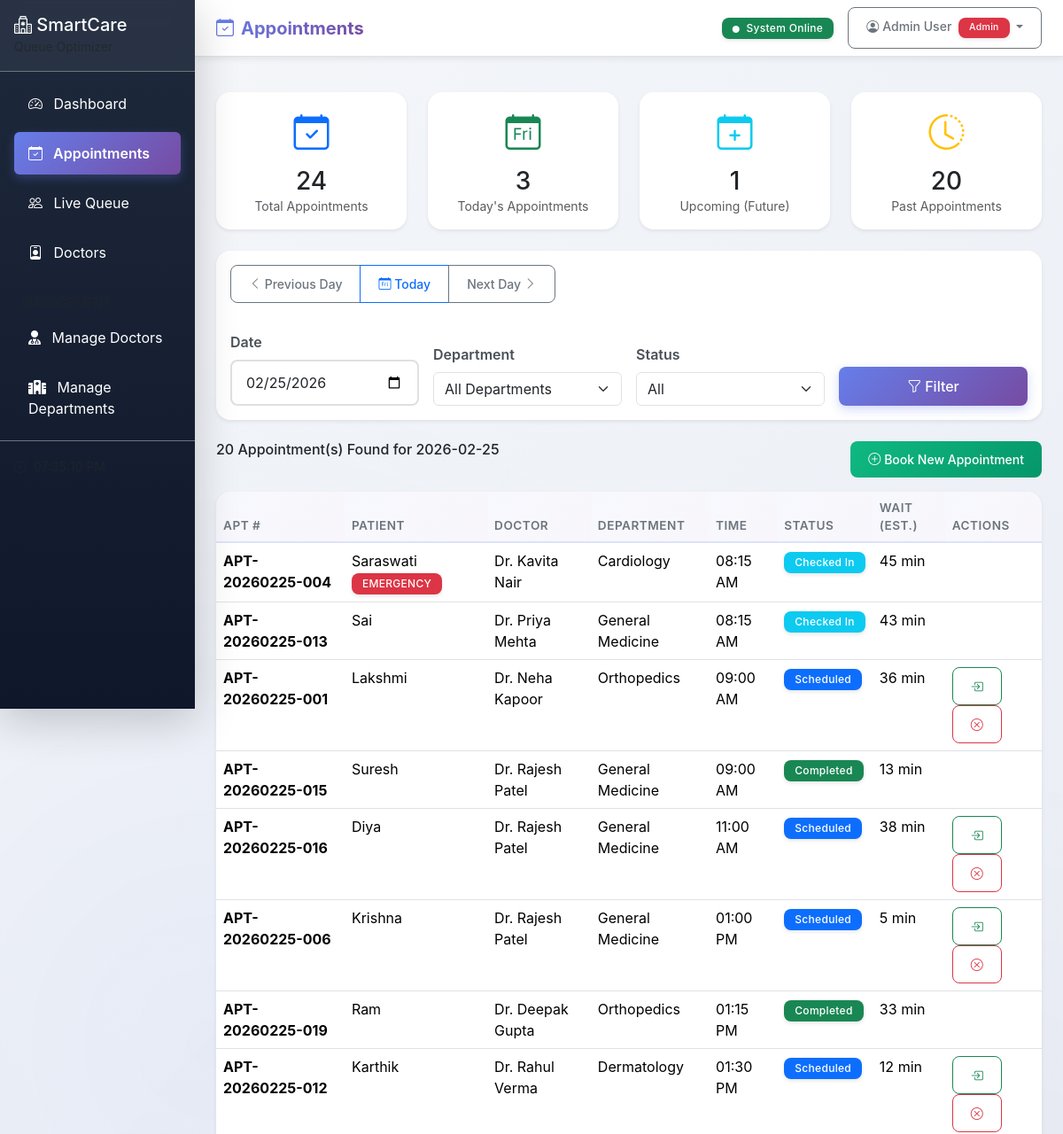
Before: /admin/appointments/?date=2026-02-25 (signed in, upper part) with the older database file.
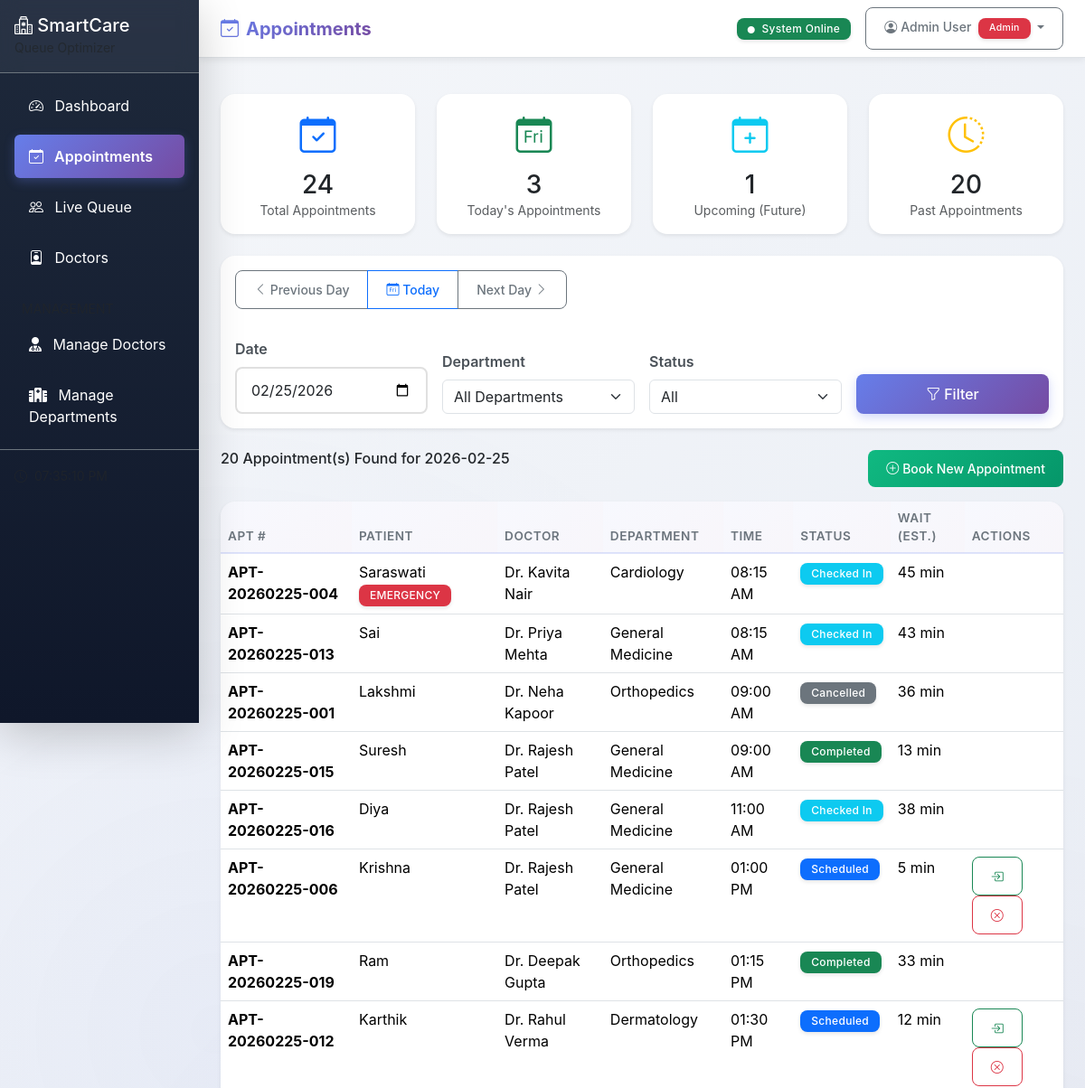
After: the same page with the newer database file.
### app/models/models.py (models this page shows, shortened)
class Appointment(db.Model):
    __tablename__ = "appointments"
    id = db.Column(db.Integer, primary_key=True)
    appointment_number = db.Column(db.String(20), unique=True, nullable=False)
    patient_id = db.Column(db.Integer, db.ForeignKey("patients.id"), nullable=False)
    doctor_id = db.Column(db.Integer, db.ForeignKey("doctors.id"), nullable=False)
    department_id = db.Column(db.Integer, db.ForeignKey("departments.id"), nullable=False)
    appointment_date = db.Column(db.Date, nullable=False)
    appointment_time = db.Column(db.Time, nullable=False)
    slot_end_time = db.Column(db.Time, nullable=False)
    status = db.Column(
        db.String(20), default="scheduled"
    )  # scheduled, checked_in, in_progress, completed, cancelled, no_show
    priority_score = db.Column(db.Float, default=0.0)
    estimated_wait_min = db.Column(db.Integer, default=0)
    actual_wait_min = db.Column(db.Integer, nullable=True)
    symptoms = db.Column(db.Text, default="")
    notes = db.Column(db.Text, default="")
    created_at = db.Column(db.DateTime, default=datetime.utcnow)
    checked_in_at = db.Column(db.DateTime, nullable=True)
    completed_at = db.Column(db.DateTime, nullable=True)

class Patient(db.Model):
    __tablename__ = "patients"
    id = db.Column(db.Integer, primary_key=True)
    patient_id = db.Column(db.String(20), unique=True, nullable=False)   # e.g. P-20240101-001
    name = db.Column(db.String(150), nullable=False)
    age = db.Column(db.Integer, nullable=False)
    gender = db.Column(db.String(10), nullable=False)
    phone = db.Column(db.String(15))
    email = db.Column(db.String(120))
    blood_group = db.Column(db.String(5))
    medical_history = db.Column(db.Text, default="")
    is_emergency = db.Column(db.Boolean, default=False)
    registered_at = db.Column(db.DateTime, default=datetime.utcnow)
    appointments = db.relationship("Appointment", backref="patient", lazy="dynamic")
    queue_entries = db.relationship("QueueEntry", backref="patient", lazy="dynamic")

class Doctor(db.Model):
    __tablename__ = "doctors"
    id = db.Column(db.Integer, primary_key=True)
    name = db.Column(db.String(150), nullable=False)
    specialization = db.Column(db.String(100), nullable=False)
    department_id = db.Column(db.Integer, db.ForeignKey("departments.id"), nullable=False)
    experience_years = db.Column(db.Integer, default=0)
    avg_consultation_min = db.Column(db.Integer, default=15)
    max_patients_per_day = db.Column(db.Integer, default=40)
    is_available = db.Column(db.Boolean, default=True)
    shift_start = db.Column(db.Time, default=time(8, 0))
    shift_end = db.Column(db.Time, default=time(17, 0))
    rating = db.Column(db.Float, default=4.0)
    appointments = db.relationship("Appointment", backref="doctor", lazy="dynamic")

class Department(db.Model):
    __tablename__ = "departments"
    id = db.Column(db.Integer, primary_key=True)
    name = db.Column(db.String(100), nullable=False, unique=True)
    floor = db.Column(db.Integer, default=1)
    max_capacity = db.Column(db.Integer, default=50)
    avg_consultation_min = db.Column(db.Integer, default=15)
    is_active = db.Column(db.Boolean, default=True)
    doctors = db.relationship("Doctor", backref="department", lazy="dynamic")
    appointments = db.relationship("Appointment", backref="department", lazy="dynamic")

### app/routes/appointments.py (the view)
@appointments_bp.route("/")
@admin_required
def list_appointments():
    filter_date = request.args.get("date", date.today().isoformat())
    filter_dept = request.args.get("department", "")
    filter_status = request.args.get("status", "")
    try:
        target_date = date.fromisoformat(filter_date)
    except ValueError:
        target_date = date.today()
    query = Appointment.query.filter(Appointment.appointment_date == target_date)
    if filter_dept:
        query = query.filter(Appointment.department_id == int(filter_dept))
    if filter_status:
        query = query.filter(Appointment.status == filter_status)
    appointments = query.order_by(Appointment.appointment_time.asc()).all()
    departments = Department.query.filter_by(is_active=True).all()
    today = date.today()
    total_all_dates = Appointment.query.count()
    total_today = Appointment.query.filter_by(appointment_date=today).count()
    total_upcoming = Appointment.query.filter(Appointment.appointment_date > today).count()
    total_past = Appointment.query.filter(Appointment.appointment_date < today).count()
    prev_date = (target_date - timedelta(days=1)).isoformat()
    next_date = (target_date + timedelta(days=1)).isoformat()
    return render_template(
        "appointments.html",
        appointments=appointments,
        departments=departments,
        filter_date=target_date.isoformat(),
        filter_dept=filter_dept,
        filter_status=filter_status,
        total_all_dates=total_all_dates,
        total_today=total_today,
        total_upcoming=total_upcoming,
        total_past=total_past,
        prev_date=prev_date,
        next_date=next_date,
    )

### app/models/user.py (called while the page is built)
    def is_admin(self):
        return self.role == "admin"

### app/services/auth_service.py (called while the page is built)
def admin_required(f):
    @wraps(f)
    def decorated_function(*args, **kwargs):
        if not current_user.is_authenticated:
            flash('Please login to access this page.', 'warning')
            return redirect(url_for('auth.login'))
        if not current_user.is_admin():
            flash('Access denied. Admin privileges required.', 'danger')
            return redirect(url_for('patient_portal.home'))
        return f(*args, **kwargs)
    return decorated_function

### app/templates/appointments.html (shortened to what the changed rows need)
{% extends "base.html" %}
{% block content %}
<div class="card border-0 shadow-sm">
    <div class="card-body p-0">
        <div class="table-responsive">
            <table class="table table-hover mb-0">
                <thead class="table-light">
                    <tr>
                        <th>Apt #</th>
                        <th>Patient</th>
                        <th>Doctor</th>
                        <th>Department</th>
                        <th>Time</th>
                        <th>Status</th>
                        <th>Wait (Est.)</th>
                        <th>Actions</th>
                    </tr>
                </thead>
                <tbody>
                    {% for apt in appointments %}
                    <tr>
                        <td><strong>{{ apt.appointment_number }}</strong></td>
                        <td>
                            {{ apt.patient.name }}
                        </td>
                        <td>Dr. {{ apt.doctor.name }}</td>
                        <td>{{ apt.department.name }}</td>
                        <td>{{ apt.appointment_time.strftime('%I:%M %p') }}</td>
                        <td>
                            {% set status_colors = {'scheduled':'primary', 'checked_in':'info', 'in_progress':'warning', 'completed':'success', 'cancelled':'secondary', 'no_show':'danger'} %}
                            <span class="badge bg-{{ status_colors.get(apt.status, 'secondary') }}">
                                {{ apt.status|replace('_',' ')|title }}
                            </span>
                        </td>
                        <td>{{ apt.estimated_wait_min }} min</td>
                        <td>
                            {% if apt.status == 'scheduled' %}
                            <form method="POST" action="{{ url_for('appointments.checkin', appt_id=apt.id) }}" class="d-inline">
                                <button class="btn btn-sm btn-outline-success" title="Check In">
                                    <i class="bi bi-box-arrow-in-right"></i>
                                </button>
                            </form>
                            <form method="POST" action="{{ url_for('appointments.cancel_appointment', appt_id=apt.id) }}" class="d-inline">
                                <button class="btn btn-sm btn-outline-danger" title="Cancel">
                                    <i class="bi bi-x-circle"></i>
                                </button>
                            </form>
                            {% endif %}
                        </td>
                    </tr>
                    {% endfor %}
                </tbody>
            </table>
        </div>
    </div>
</div>
{% endblock %}

Changed rows visible on the page:
changed Appointment "APT-20260225-001": status "Scheduled" → "Cancelled"
changed Appointment "APT-20260225-016": status "Scheduled" → "Checked In"
